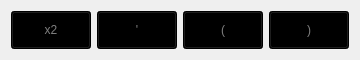
  <widget class="QWidget" name="horizontalLayoutWidget">
   <property name="geometry">
    <rect>
     <x>1040</x>
     <y>650</y>
     <width>163</width>
     <height>32</height>
    </rect>
   </property>
   <layout class="QHBoxLayout" name="Change_rotating_and_braket">
    <item>
     <widget class="QPushButton" name="x2">
      <property name="cursor">
       <cursorShape>PointingHandCursor</cursorShape>
      </property>
      <property name="styleSheet">
       <string notr="true">QPushButton{
  background-color: black;
  color: gray;
  width: 35px;
  height: 30px;
}

QPushButton:hover {
  background-color: silver;
}

QPushButton:pressed {
  background-color: white;
}</string>
      </property>
      <property name="text">
       <string>x2</string>
      </property>
     </widget>
    </item>
    <item>
     <widget class="QPushButton" name="apostrophe">
      <property name="cursor">
       <cursorShape>PointingHandCursor</cursorShape>
      </property>
      <property name="styleSheet">
       <string notr="true">QPushButton{
  background-color: black;
  color: gray;
  width: 35px;
  height: 30px;
}

QPushButton:hover {
  background-color: silver;
}

QPushButton:pressed {
  background-color: white;
}</string>
      </property>
      <property name="text">
       <string>'</string>
      </property>
     </widget>
    </item>
    <item>
     <widget class="QPushButton" name="bra">
      <property name="cursor">
       <cursorShape>PointingHandCursor</cursorShape>
      </property>
      <property name="styleSheet">
       <string notr="true">QPushButton{
  background-color: black;
  color: gray;
  width: 35px;
  height: 30px;
}

QPushButton:hover {
  background-color: silver;
}

QPushButton:pressed {
  background-color: white;
}</string>
      </property>
      <property name="text">
       <string>(</string>
      </property>
     </widget>
    </item>
    <item>
     <widget class="QPushButton" name="ket">
      <property name="cursor">
       <cursorShape>PointingHandCursor</cursorShape>
      </property>
      <property name="styleSheet">
       <string notr="true">QPushButton{
  background-color: black;
  color: gray;
  width: 35px;
  height: 30px;
}

QPushButton:hover {
  background-color: silver;
}

QPushButton:pressed {
  background-color: white;
}</string>
      </property>
      <property name="text">
       <string>)</string>
      </property>
     </widget>
    </item>
   </layout>
  </widget>
